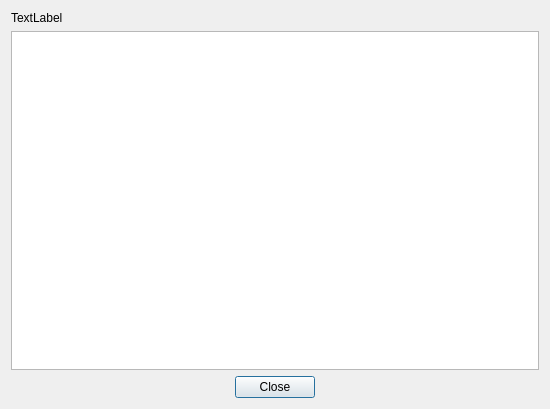
<?xml version="1.0" encoding="UTF-8"?>
<ui version="4.0">
 <class>ToyundaGenDialog</class>
 <widget class="QDialog" name="ToyundaGenDialog">
  <property name="geometry">
   <rect>
    <x>0</x>
    <y>0</y>
    <width>550</width>
    <height>409</height>
   </rect>
  </property>
  <property name="windowTitle">
   <string>Dialog</string>
  </property>
  <property name="locale">
   <locale language="English" country="UnitedStates"/>
  </property>
  <layout class="QHBoxLayout" name="horizontalLayout">
   <item>
    <layout class="QVBoxLayout" name="verticalLayout">
     <item>
      <widget class="QLabel" name="executeLabel">
       <property name="text">
        <string>TextLabel</string>
       </property>
       <property name="wordWrap">
        <bool>true</bool>
       </property>
      </widget>
     </item>
     <item>
      <widget class="QTextEdit" name="textEdit"/>
     </item>
     <item>
      <layout class="QHBoxLayout" name="horizontalLayout_2">
       <item>
        <spacer name="horizontalSpacer">
         <property name="orientation">
          <enum>Qt::Horizontal</enum>
         </property>
         <property name="sizeHint" stdset="0">
          <size>
           <width>40</width>
           <height>20</height>
          </size>
         </property>
        </spacer>
       </item>
       <item>
        <widget class="QPushButton" name="closeButton">
         <property name="text">
          <string>Close</string>
         </property>
        </widget>
       </item>
       <item>
        <spacer name="horizontalSpacer_2">
         <property name="orientation">
          <enum>Qt::Horizontal</enum>
         </property>
         <property name="sizeHint" stdset="0">
          <size>
           <width>40</width>
           <height>20</height>
          </size>
         </property>
        </spacer>
       </item>
      </layout>
     </item>
    </layout>
   </item>
  </layout>
 </widget>
 <resources/>
 <connections/>
</ui>
